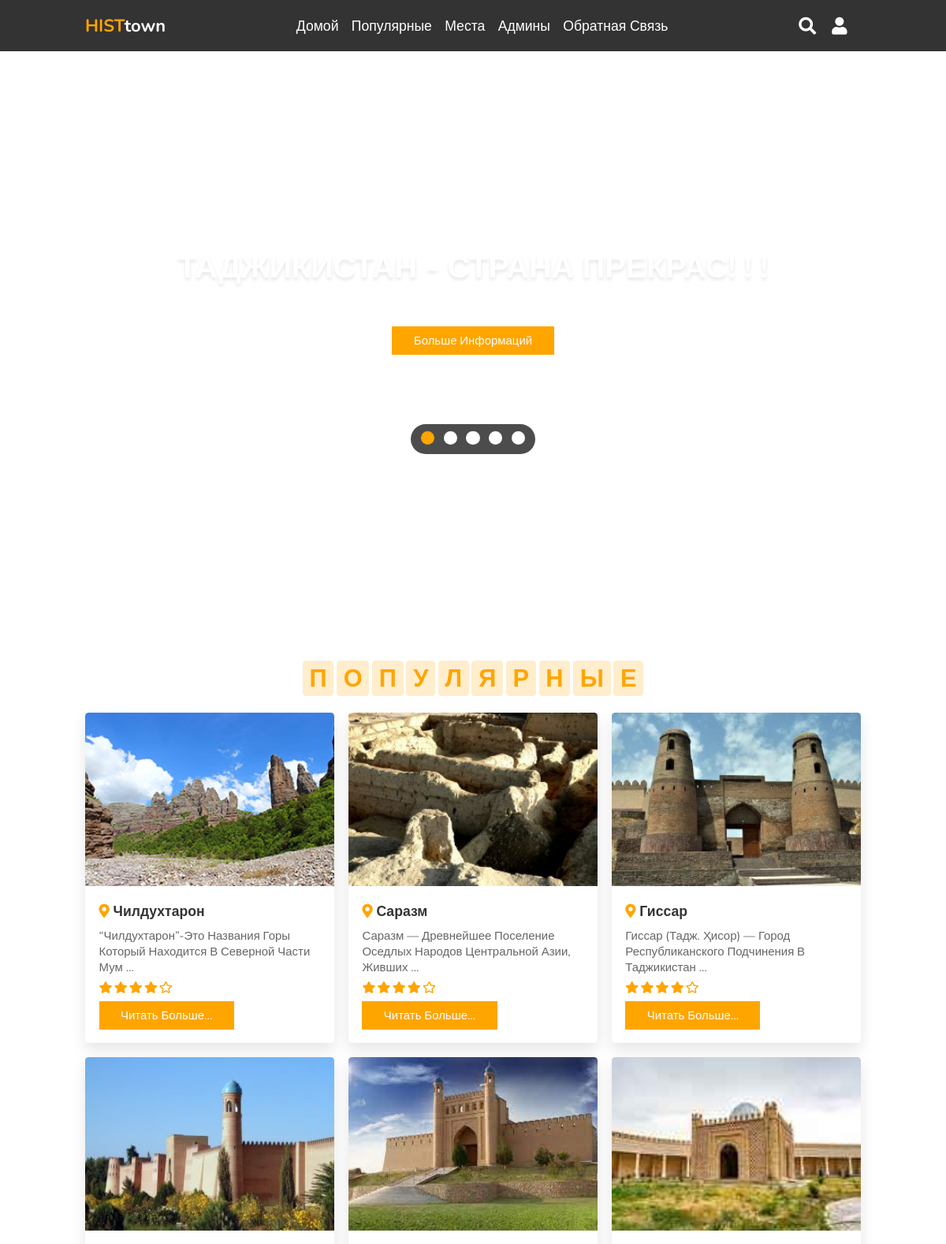
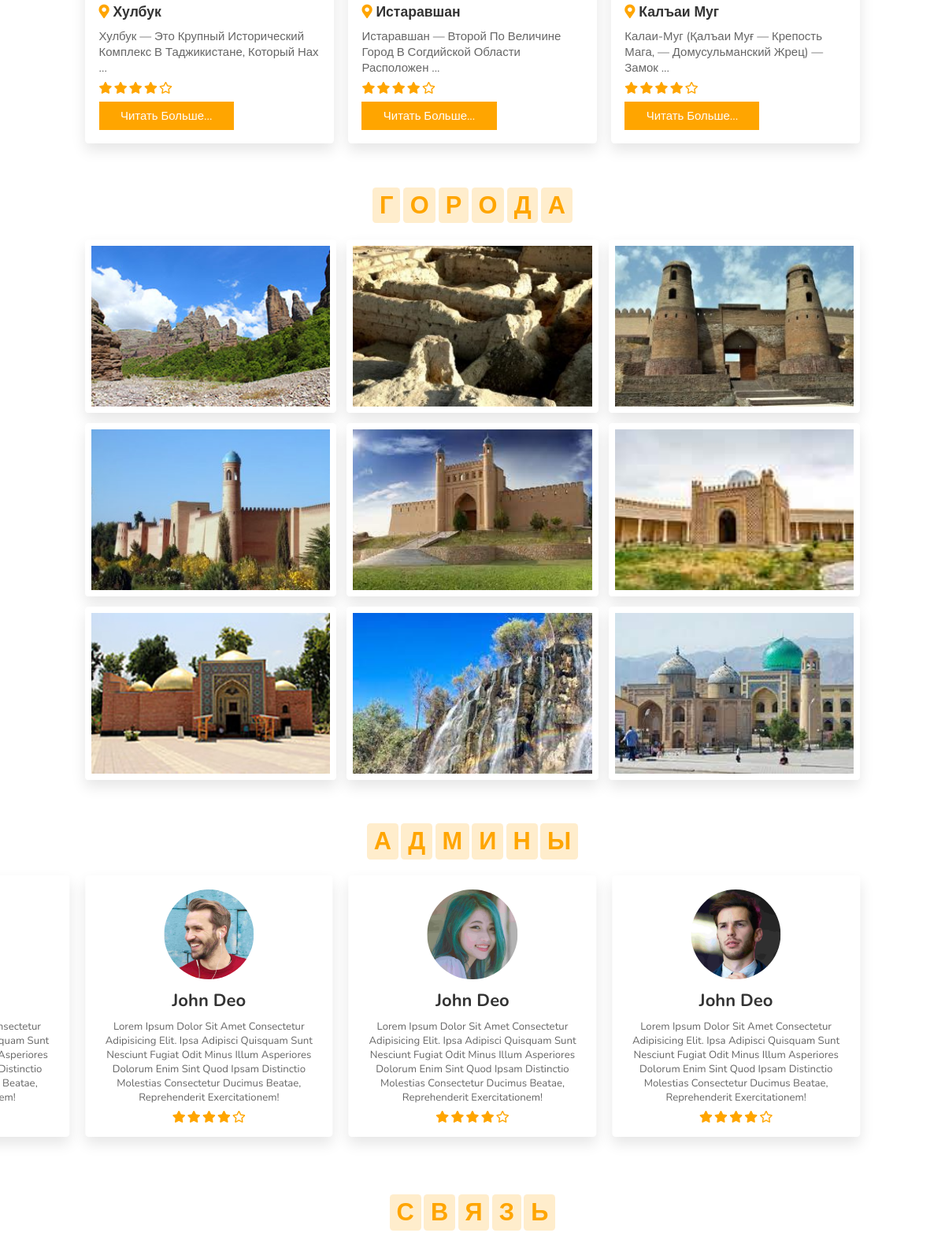
The page / (upper part) on the database its author committed (2 pictures, top to bottom).
### tables this page shows
CREATE TABLE `places` (
  `id_place` int(11) UNSIGNED NOT NULL,
  `name_place` varchar(100) NOT NULL,
  `poster` text,
  `text_place` text,
  `video_link` text,
  `audio_link` text
);

### funcs.php (the view, shortened to what this page needs)
<?php
	function PlacesOut($datas)
    {
    	foreach($datas as $data): ?>
			<div class="box">
	            <img src="/<?php echo $data[2] ?>" alt="">
	            <div class="content">
	                <h3> <i class="fas fa-map-marker-alt"></i> <?php echo $data[0] ?></h3>
	                <p><?php echo $data[1] ?> ...</p>
	                <div class="stars">
	                    <i class="fas fa-star"></i>
	                    <i class="fas fa-star"></i>
	                    <i class="fas fa-star"></i>
	                    <i class="fas fa-star"></i>
	                    <i class="far fa-star"></i>
	                </div>
	                <a <?php echo 'href="town.php?town_id=' . $data[3] . '"'; ?> class="btn">Читать больше...</a>
	            </div>
	        </div>
		<?php endforeach;
    }
	function PlacesOutAll($datas)
    {
    	foreach($datas as $data): ?>
	        <div class="box">
            	<img src="<?php echo $data[2] ?>" alt="">
            	<div class="content">
            	</div>
        	</div>
		<?php endforeach;
    }
    function SelectDatas($db, $query)
    {
    	mysqli_set_charset($db, 'utf8');
		$res = mysqli_query($db, $query);
		return mysqli_fetch_all($res);
    }

### index.php (shortened to what this page needs)
<!DOCTYPE html>
<html lang="ru">
<head>
    <link rel="stylesheet" href="https://unpkg.com/swiper/swiper-bundle.min.css" />
    <link rel="stylesheet" href="https://cdnjs.cloudflare.com/ajax/libs/font-awesome/5.15.3/css/all.min.css">
    <link rel="stylesheet" href="style.css">
</head>
<body>
<header>
    <a href="#" class="logo"><span>HIST</span>town</a>
    <nav class="navbar">
        <a href="#home">Домой</a>
        <a href="#packages">Популярные</a>
        <a href="#gallery">Места</a>
        <a href="#review">Админы</a>
        <a href="#contact">Обратная связь</a>
    </nav>
    <div class="icons">
        <i class="fas fa-search" id="search-btn"></i>
        <i class="fas fa-user" id="login-btn"></i>
    </div>
    <form action="" class="search-bar-container">
    </form>
</header>
<section class="home" id="home">
    <div class="content">
        <h3>Таджикистан - страна прекрас! ! !</h3>
        <p>откройте новые места вместе с нами...</p>
        <a href="#" class="btn">Больше информаций</a>
    </div>
    <div class="controls">
        <span class="vid-btn active" data-src="images/vid-1.mp4"></span>
        <span class="vid-btn" data-src="images/vid-2.mp4"></span>
        <span class="vid-btn" data-src="images/vid-3.mp4"></span>
        <span class="vid-btn" data-src="images/vid-4.mp4"></span>
        <span class="vid-btn" data-src="images/vid-5.mp4"></span>
    </div>
    <div class="video-container">
        <video src="images/vid-1.mp4" id="video-slider" loop autoplay muted></video>
    </div>
</section>
<section class="packages" id="packages">
    <h1 class="heading">
        <span>п</span>
        <span>о</span>
        <span>п</span>
        <span>у</span>
        <span>л</span>
        <span>я</span>
        <span>р</span>
        <span>н</span>
        <span>ы</span>
    	<span>е</span>
    </h1>
    <div class="box-container">
        <?php
            require_once 'funcs.php';
            $db = @mysqli_connect('localhost', 'root', 'root', 'hist_town') or die('ошибка соединение с БД');
            PlacesOut(SelectDatas($db, 'SELECT name_place AS `name`, SUBSTR(text_place, 1, 70) AS `text`, poster, id_place FROM places LIMIT 6'));
        ?>
    </div>
</section>
<section class="gallery" id="gallery">
    <h1 class="heading">
        <span>Г</span>
        <span>О</span>
        <span>Р</span>
        <span>О</span>
        <span>Д</span>
        <span>А</span>
    </h1>
    <div class="box-container">
        <?php
            require_once 'funcs.php';
            $db = @mysqli_connect('localhost', 'root', 'root', 'hist_town') or die('ошибка соединение с БД');
            PlacesOutAll(SelectDatas($db, 'SELECT name_place AS `name`, SUBSTR(text_place, 1, 60) AS `text`, poster, id_place FROM places'));
        ?>
    </div>
</section>
<section class="review" id="review">
    <h1 class="heading">
        <span>А</span>
        <span>Д</span>
        <span>М</span>
        <span>И</span>
        <span>Н</span>
        <span>Ы</span>
    </h1>
    <div class="swiper-container review-slider">
        <div class="swiper-wrapper">
            <div class="swiper-slide">
                <div class="box">
                    <h3>john deo</h3>
                    <p>Lorem ipsum dolor sit amet consectetur adipisicing elit. Ipsa adipisci quisquam sunt nesciunt fugiat odit minus illum asperiores dolorum enim sint quod ipsam distinctio molestias consectetur ducimus beatae, reprehenderit exercitationem!</p>
                    <div class="stars">
                    </div>
                </div>
            </div>
            <div class="swiper-slide">
                <div class="box">
                    <img src="images/pic2.png" alt="">
                    <h3>john deo</h3>
                    <p>Lorem ipsum dolor sit amet consectetur adipisicing elit. Ipsa adipisci quisquam sunt nesciunt fugiat odit minus illum asperiores dolorum enim sint quod ipsam distinctio molestias consectetur ducimus beatae, reprehenderit exercitationem!</p>
                    <div class="stars">
                        <i class="fas fa-star"></i>
                        <i class="fas fa-star"></i>
                        <i class="fas fa-star"></i>
                        <i class="fas fa-star"></i>
                        <i class="far fa-star"></i>
                    </div>
                </div>
            </div>
            <div class="swiper-slide">
                <div class="box">
                    <img src="images/pic3.png" alt="">
                    <h3>john deo</h3>
                    <p>Lorem ipsum dolor sit amet consectetur adipisicing elit. Ipsa adipisci quisquam sunt nesciunt fugiat odit minus illum asperiores dolorum enim sint quod ipsam distinctio molestias consectetur ducimus beatae, reprehenderit exercitationem!</p>
                    <div class="stars">
                        <i class="fas fa-star"></i>
                        <i class="fas fa-star"></i>
                        <i class="fas fa-star"></i>
                        <i class="fas fa-star"></i>
                        <i class="far fa-star"></i>
                    </div>
                </div>
            </div>
            <div class="swiper-slide">
                <div class="box">
                    <img src="images/pic4.png" alt="">
                    <h3>john deo</h3>
                    <p>Lorem ipsum dolor sit amet consectetur adipisicing elit. Ipsa adipisci quisquam sunt nesciunt fugiat odit minus illum asperiores dolorum enim sint quod ipsam distinctio molestias consectetur ducimus beatae, reprehenderit exercitationem!</p>
                    <div class="stars">
                        <i class="fas fa-star"></i>
                        <i class="fas fa-star"></i>
                        <i class="fas fa-star"></i>
                        <i class="fas fa-star"></i>
                        <i class="far fa-star"></i>
                    </div>
                </div>
            </div>
        </div>
    </div>
</section>
<section class="contact" id="contact">
    <h2 class="heading">
        <span>с</span>
        <span>в</span>
        <span>я</span>
        <span>з</span>
        <span>ь</span>
    </h2>
</section>
</body>
</html>

### style.css (style rules this page uses)
:root { --orange:#ffa500; }
* { font-family: 'Nunito', sans-serif; margin:0; padding:0; box-sizing: border-box; text-transform: capitalize; outline: none; border:none; text-decoration: none; transition: all .2s linear; }
html { font-size: 62.5%; overflow-x: hidden; scroll-padding-top: 6rem; scroll-behavior: smooth; }
section { padding:2rem 9%; }
.heading { text-align: center; padding:2.5rem 0; }
.heading span { font-size: 3.5rem; background:rgba(255, 165, 0,.2); color:var(--orange); border-radius: .5rem; padding:.2rem 1rem; }
.btn { display: inline-block; margin-top: 1rem; background:var(--orange); color:#fff; padding:.8rem 3rem; border:.2rem solid var(--orange); cursor: pointer; font-size: 1.7rem; }
header { position: fixed; top:0; left: 0; right:0; background:#333; z-index: 1000; display: flex; align-items: center; justify-content: space-between; padding:2rem 9%; }
header .logo { font-size: 2.5rem; font-weight: bolder; color:#fff; }
header .logo span { color:var(--orange); }
header .navbar a { color:#fff; font-size: 2rem; margin:0 .8rem; }
header .icons i { font-size: 2.5rem; color:#fff; cursor: pointer; margin-right: 2rem; }
header .search-bar-container { position: absolute; top:100%; left: 0; right:0; padding:1.5rem 2rem; background:#333; border-top: .1rem solid rgba(255,255,255,.2); display: flex; align-items: center; z-index: 1001; clip-path: polygon(0 0, 100% 0, 100% 0, 0 0); }
.home { min-height: 100vh; display: flex; align-items: center; justify-content: center; flex-flow: column; position: relative; z-index: 0; }
.home .content { text-align: center; }
.home .content h3 { font-size: 4.5rem; color:#fff; text-transform: uppercase; text-shadow: 0 .3rem .5rem rgba(0,0,0,.1); }
.home .content p { font-size: 2.5rem; color:#fff; padding:.5rem 0; }
.home .video-container video { position: absolute; top:0; left: 0; z-index: -1; height: 100%; width:100%; object-fit: cover; }
.home .controls { padding:1rem; border-radius: 5rem; background:rgba(0,0,0,.7); position: relative; top:10rem; }
.home .controls .vid-btn { height:2rem; width:2rem; display: inline-block; border-radius: 50%; background:#fff; cursor: pointer; margin:0 .5rem; }
.home .controls .vid-btn.active { background:var(--orange); }
.packages .box-container { display: flex; flex-wrap: wrap; gap:2rem; }
.packages .box-container .box { flex:1 1 30rem; border-radius: .5rem; overflow: hidden; box-shadow: 0 1rem 2rem rgba(0,0,0,.1); }
.packages .box-container .box img { height: 25rem; width:100%; object-fit: cover; }
.packages .box-container .box .content { padding:2rem; }
.packages .box-container .box .content h3 { font-size:2rem; color:#333; }
.packages .box-container .box .content h3 i { color:var(--orange); }
.packages .box-container .box .content p { font-size:1.7rem; color:#666; padding:1rem 0; }
.packages .box-container .box .content .stars i { font-size:1.7rem; color:var(--orange); }
.gallery .box-container { display: flex; flex-wrap: wrap; gap:1.5rem; }
.gallery .box-container .box { overflow: hidden; box-shadow: 0 1rem 2rem rgba(0,0,0,.1); border:1rem solid #fff; border-radius: .5rem; flex:1 1 30rem; height: 25rem; position: relative; }
.gallery .box-container .box img { height: 100%; width:100%; object-fit: cover; }
.gallery .box-container .box .content { position: absolute; top:-100%; left:0; height: 100%; width:100%; text-align: center; background:rgba(0,0,0,.7); padding:2rem; padding-top: 5rem; }
.review .review-slider { padding-bottom: 2rem; }
.review .box { padding:2rem; text-align: center; box-shadow: 0 1rem 2rem rgba(0,0,0,.1); border-radius: .5rem; }
.review .box img { height:13rem; width:13rem; border-radius: 50%; object-fit: cover; margin-bottom: 1rem; }
.review .box h3 { color:#333; font-size: 2.5rem; }
.review .box p { color:#666; font-size: 1.5rem; padding:1rem 0; }
.review .box .stars i { color:var(--orange); font-size: 1.7rem; }
@media (max-width:1200px) { html { font-size: 55%; } }

### rows shown on the page
places: poster (picture), name_place "Чилдухтарон", data "“Чилдухтарон”-Это Названия Горы Который Находится В Северной Части Мум"
places: poster (picture), name_place "Саразм", data "Саразм — Древнейшее Поселение Оседлых Народов Центральной Азии, Живших"
places: poster (picture), name_place "Гиссар", data "Гиссар (Тадж. Ҳисор) — Город Республиканского Подчинения В Таджикистан"
places: poster (picture), name_place "Хулбук", data "Хулбук — Это Крупный Исторический Комплекс В Таджикистане, Который Нах"
places: poster (picture), name_place "Истаравшан", data "Истаравшан — Второй По Величине Город В Согдийской Области Расположен"
places: poster (picture), name_place "Калъаи Муг", data "Калаи-Муг (Қалъаи Муғ — Крепость Мага, — Домусульманский Жрец) — Замок"
places: poster (picture)
places: poster (picture)
places: poster (picture)
